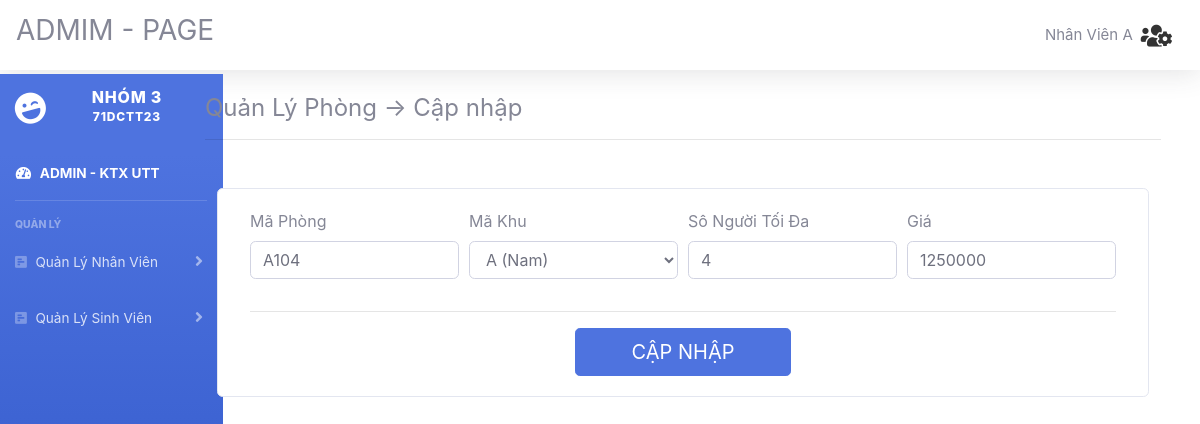
Screenshot of /admin/index.php?action=quanlyphong&view=sua&map=A104 (signed in) with the database file from the repository.
### tables this page shows
CREATE TABLE `phong` (
  `MaPhong` varchar(10) NOT NULL,
  `MaKhu` varchar(10) NOT NULL,
  `SoNguoiToiDa` int(2) DEFAULT NULL,
  `SoNguoiHienTai` int(2) DEFAULT 0,
  `Gia` decimal(10,0) DEFAULT NULL
);

CREATE TABLE `khu` (
  `MaKhu` varchar(10) NOT NULL,
  `TenKhu` varchar(20) NOT NULL,
  `Sex` varchar(3) DEFAULT NULL
);

### admin/quanlyphong/sua.php (the view)
<?php
	$map=$_GET['map'];
	$sql="select * from phong where MaPhong='$map'";
	$rs=mysqli_query($conn,$sql);
	$row=mysqli_fetch_array($rs);
 ?>
 <div class="col-sm-12  m-auto">
        <div class="card card-signin my-5">
          <div class="card-body">
           <form class="col-md-12 m-auto" action="quanlyphong/xuly.php" method="GET">
              <div class="form-row">
                 <div class="form-group col-sm-3">
                    <label for="myEmail">Mã Phòng</label>
                    <input type="text" class="form-control" name="mp" value="<?php echo $row['MaPhong'] ?>">
                 </div>
                 <div class="form-group col-sm-3">
                    <label for="myPassword">Mã Khu</label>
                    <select class="form-control" name="mk" ><?php $t=$row['MaKhu']; $s="select * from khu";$rs1=mysqli_query($conn,$s);
                    		while ($kq=mysqli_fetch_array($rs1)) { ?>
                    			<option <?php  if($kq['MaKhu']===$t){ echo 'selected="selected"' ;} ?> value="<?php  echo $kq['MaKhu']; ?>"> <?php echo $kq['MaKhu'].' ('.$kq['Sex'].')'; ?></option>
                    <?php	}
                    ?>
                    </select>
                 </div>
                 <div class="form-group col-sm-3">
                    <label for="phong">Sô Người Tối Đa</label>
                    <input type="text" class="form-control"  name="sntd" value="<?php echo $row['SoNguoiToiDa'] ?>">
                 </div>
                 <div class="form-group col-sm-3">
                    <label for="phong">Giá</label>
                    <input type="text" class="form-control"  name="gia" value="<?php echo $row['Gia'] ?>">
                 </div>
              </div><hr>
              <button type="sub" name="action" value="sua" class="btn btn-lg btn-primary btn-block text-uppercase col-3 m-auto">Cập Nhập</button>
           </form></div>
         </div>
       </div>

### rows the page displays
phong: mp "A104", mk "A (Nam)", sntd "4", gia "1250000"

### other values shown
$nv['HoTen'] "Nhân Viên A"
